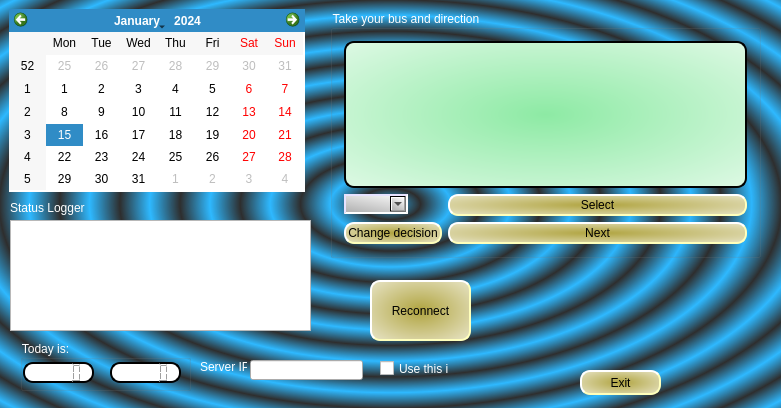
<?xml version="1.0" encoding="UTF-8"?>
<ui version="4.0">
 <class>MainWindow</class>
 <widget class="QMainWindow" name="MainWindow">
  <property name="geometry">
   <rect>
    <x>0</x>
    <y>0</y>
    <width>781</width>
    <height>408</height>
   </rect>
  </property>
  <property name="cursor">
   <cursorShape>ArrowCursor</cursorShape>
  </property>
  <property name="acceptDrops">
   <bool>false</bool>
  </property>
  <property name="windowTitle">
   <string>Bus seller</string>
  </property>
  <property name="windowIcon">
   <iconset>
    <normaloff>../build-IPZ_LABS-Desktop_Qt_5_4_2_MSVC2012_OpenGL_32bit-Debug/debug/icon.png</normaloff>../build-IPZ_LABS-Desktop_Qt_5_4_2_MSVC2012_OpenGL_32bit-Debug/debug/icon.png</iconset>
  </property>
  <property name="styleSheet">
   <string notr="true">QMainWindow#MainWindow{
background-color: qradialgradient(spread:repeat, cx:0.5, cy:0.5, radius:0.077, fx:0.5, fy:0.5, stop:0 rgba(0, 169, 255, 147), stop:0.497326 rgba(0, 0, 0, 147), stop:1 rgba(0, 169, 255, 147));
}

QGroupBox{
color: rgb(255, 255, 255);
}

QCheckBox{
color: rgb(255, 255, 255);
}

QLabel#label_2{
color: rgb(255, 255, 255);
}

QPushButton#selectButton{
	background-color: qradialgradient(spread:repeat, cx:0.5, cy:0.5, radius:1, fx:0.5, fy:0.5, stop:0 rgba(176, 164, 64, 255), stop:1 rgba(255, 255, 255, 255));
	border-width: 1.5px;
	border-style: outset;
    border-radius: 10px;
 	
	border-color: rgb(255, 255, 187);
	padding: 2px;
	font: 75 10pt &quot;MV Boli&quot;;
	color:rgb(0, 0, 0);
}
QPushButton#selectButton:pressed {
    
	background-color:qradialgradient(spread:repeat, cx:0.5, cy:0.5, radius:1.0, fx:0.5, fy:0.5, stop:0 rgba(64, 176, 77, 255), stop:1 rgba(255, 255, 255, 255));
border-style: inset
}

QPushButton#selectButton:hover {
    
	background-color:qradialgradient(spread:repeat, cx:0.5, cy:0.5, radius:1.0, fx:0.5, fy:0.5, stop:0 rgba(64, 176, 77, 255), stop:1 rgba(255, 255, 255, 255));
border-style: inset
}

QPushButton#selectButton:disabled {
    
	background-color:qradialgradient(spread:pad, cx:0.5, cy:0.5, radius:1, fx:0.5, fy:0.46, stop:0 rgba(37, 20, 21, 255), stop:1 rgba(255, 255, 255, 255));
	color: rgb(255, 255, 255);

}

QPushButton#reconnectButton{
	background-color: qradialgradient(spread:repeat, cx:0.5, cy:0.5, radius:1, fx:0.5, fy:0.5, stop:0 rgba(176, 164, 64, 255), stop:1 rgba(255, 255, 255, 255));
	border-width: 1.5px;
	border-style: outset;
    border-radius: 10px;
 	
	border-color: rgb(255, 255, 187);
	padding: 2px;
	font: 75 10pt &quot;MV Boli&quot;;
	color:rgb(0, 0, 0);
}
QPushButton#reconnectButton:pressed {
    
	background-color:qradialgradient(spread:repeat, cx:0.5, cy:0.5, radius:1.0, fx:0.5, fy:0.5, stop:0 rgba(64, 176, 77, 255), stop:1 rgba(255, 255, 255, 255));
border-style: inset
}

QPushButton#reconnectButton:hover {
    
	background-color:qradialgradient(spread:repeat, cx:0.5, cy:0.5, radius:1.0, fx:0.5, fy:0.5, stop:0 rgba(64, 176, 77, 255), stop:1 rgba(255, 255, 255, 255));
border-style: inset
}

QPushButton#reconnectButton:disabled {
    
	background-color:qradialgradient(spread:pad, cx:0.5, cy:0.5, radius:1, fx:0.5, fy:0.46, stop:0 rgba(37, 20, 21, 255), stop:1 rgba(255, 255, 255, 255));
	color: rgb(255, 255, 255);

}


QPushButton#nextButton{
	background-color: qradialgradient(spread:repeat, cx:0.5, cy:0.5, radius:1, fx:0.5, fy:0.5, stop:0 rgba(176, 164, 64, 255), stop:1 rgba(255, 255, 255, 255));
	border-width: 1.5px;
	border-style: outset;
    border-radius: 10px;
 	
	border-color: rgb(255, 255, 187);
	padding: 2px;
	font: 75 10pt &quot;MV Boli&quot;;
	color:rgb(0, 0, 0);
}
QPushButton#nextButton:pressed {
    
	background-color:qradialgradient(spread:repeat, cx:0.5, cy:0.5, radius:1.0, fx:0.5, fy:0.5, stop:0 rgba(64, 176, 77, 255), stop:1 rgba(255, 255, 255, 255));
border-style: inset
}

QPushButton#nextButton:hover {
    
	background-color:qradialgradient(spread:repeat, cx:0.5, cy:0.5, radius:1.0, fx:0.5, fy:0.5, stop:0 rgba(64, 176, 77, 255), stop:1 rgba(255, 255, 255, 255));
border-style: inset
}

QPushButton#nextButton:disabled {
    
	background-color:qradialgradient(spread:pad, cx:0.5, cy:0.5, radius:1, fx:0.5, fy:0.46, stop:0 rgba(37, 20, 21, 255), stop:1 rgba(255, 255, 255, 255));
	color: rgb(255, 255, 255);

}
QPushButton#changedecisionButtom{
	background-color: qradialgradient(spread:repeat, cx:0.5, cy:0.5, radius:1, fx:0.5, fy:0.5, stop:0 rgba(176, 164, 64, 255), stop:1 rgba(255, 255, 255, 255));
	border-width: 1.5px;
	border-style: outset;
    border-radius: 10px;
 	
	border-color: rgb(255, 255, 187);
	padding: 2px;
	font: 75 10pt &quot;MV Boli&quot;;
	color:rgb(0, 0, 0);
}
QPushButton#changedecisionButtom:pressed {
    
	background-color:qradialgradient(spread:repeat, cx:0.5, cy:0.5, radius:1.0, fx:0.5, fy:0.5, stop:0 rgba(64, 176, 77, 255), stop:1 rgba(255, 255, 255, 255));
border-style: inset
}

QPushButton#changedecisionButtom:hover {
    
	background-color:qradialgradient(spread:repeat, cx:0.5, cy:0.5, radius:1.0, fx:0.5, fy:0.5, stop:0 rgba(64, 176, 77, 255), stop:1 rgba(255, 255, 255, 255));
border-style: inset
}

QPushButton#changedecisionButtom:disabled {
    
	background-color:qradialgradient(spread:pad, cx:0.5, cy:0.5, radius:1, fx:0.5, fy:0.46, stop:0 rgba(37, 20, 21, 255), stop:1 rgba(255, 255, 255, 255));
	color: rgb(255, 255, 255);

}

QPushButton#exitButton{
	background-color: qradialgradient(spread:repeat, cx:0.5, cy:0.5, radius:1, fx:0.5, fy:0.5, stop:0 rgba(176, 164, 64, 255), stop:1 rgba(255, 255, 255, 255));
	border-width: 1.5px;
	border-style: outset;
    border-radius: 10px;
 	
	border-color: rgb(255, 255, 187);
	padding: 2px;
	font: 75 10pt &quot;MV Boli&quot;;
	color:rgb(0, 0, 0);
}
QPushButton#exitButton:pressed {
    
	background-color:qradialgradient(spread:repeat, cx:0.5, cy:0.5, radius:1.0, fx:0.5, fy:0.5, stop:0 rgba(64, 176, 77, 255), stop:1 rgba(255, 255, 255, 255));
border-style: inset
}

QPushButton#exitButton:hover {
    
	background-color:qradialgradient(spread:repeat, cx:0.5, cy:0.5, radius:1.0, fx:0.5, fy:0.5, stop:0 rgba(64, 176, 77, 255), stop:1 rgba(255, 255, 255, 255));
border-style: inset
}

QPushButton#exitButton:disabled {
    
	background-color:qradialgradient(spread:pad, cx:0.5, cy:0.5, radius:1, fx:0.5, fy:0.46, stop:0 rgba(37, 20, 21, 255), stop:1 rgba(255, 255, 255, 255));
	color: rgb(255, 255, 255);
}

QLCDNumber{
    background-color: rgb(255, 255, 255);
	border-color: rgb(0, 0, 0);
	color: rgb(0, 0, 0);
border-style: inset;
border-width: 2px;
border-radius: 10px;
}

QTableWidget#tableWidget{
background-color: qradialgradient(spread:pad, cx:0.5, cy:0.5, radius:1, fx:0.5, fy:0.5, stop:0 rgba(141, 234, 164, 255), stop:1 rgba(255, 255, 255, 255));
	border-color: rgb(0, 0, 0);
	border-style: outset; 
	border-width: 2px;
	border-radius: 10px;
	color: rgb(0, 0, 0);
	gridline-color: rgb(0, 0, 0);
	selection-background-color: qradialgradient(spread:pad, cx:0.5, cy:0.5, radius:1, fx:0.5, fy:0.5, stop:0 rgba(141, 144, 87, 255), stop:1 rgba(255, 255, 255, 255));
	selection-color: rgb(255, 255, 255);
}
QTableWidget#tableWidget:disabled {
    
	background-color:qradialgradient(spread:pad, cx:0.5, cy:0.5, radius:1, fx:0.5, fy:0.46, stop:0 rgba(37, 20, 21, 255), stop:1 rgba(255, 255, 255, 255));
	color: rgb(255, 255, 255);

}
QTableWidget QTableCornerButton::section 
{
border-style: outset; 
	border-radius: 5px;
border-width: 1px;
	background-color: qradialgradient(spread:pad, cx:0.5, cy:0.5, radius:1, fx:0.5, fy:0.5, stop:0 rgba(52, 102, 85, 255), stop:1 rgba(255, 255, 255, 255));

gridline-color: rgb(0,0, 0);
}

QHeaderView::section{
border-style: outset; 
	border-radius: 5px;
border-width: 1px;
padding-left: 4px;
background-color: qradialgradient(spread:pad, cx:0.5, cy:0.5, radius:1, fx:0.5, fy:0.5, stop:0 rgba(52, 102, 85, 255), stop:1 rgba(255, 255, 255, 255));
	gridline-color: rgb(0,0, 0);
}
QHeaderView{
padding: 1px;
background-color: qradialgradient(spread:pad, cx:0.5, cy:0.5, radius:1, fx:0.5, fy:0.5, stop:0 rgba(52, 102, 85, 255), stop:1 rgba(255, 255, 255, 255));
gridline-color: rgb(0,0, 0);
		border-color: rgb(0, 0, 0);
}

QComboBox#placeList{
border-style: inset;
border-width: 2px;
border-radius: 0;
border-color: rgb(230, 226, 255);
background-color: qlineargradient(spread:pad, x1:0.387, y1:1, x2:1, y2:0, stop:0 rgba(183, 183, 183, 255), stop:1 rgba(255, 255, 255, 255));
	selection-color: rgb(11, 11, 11);
selection-background-color: qlineargradient(spread:pad, x1:0.387, y1:1, x2:1, y2:0, stop:0 rgba(183, 183, 183, 255), stop:1 rgba(255, 255, 255, 255));
}

QLabel#label{
	color: rgb(255, 255, 255);
}
</string>
  </property>
  <widget class="QWidget" name="centralWidget">
   <widget class="QCalendarWidget" name="calendarWidget">
    <property name="geometry">
     <rect>
      <x>9</x>
      <y>9</y>
      <width>296</width>
      <height>183</height>
     </rect>
    </property>
   </widget>
   <widget class="QGroupBox" name="groupBox">
    <property name="geometry">
     <rect>
      <x>330</x>
      <y>10</y>
      <width>431</width>
      <height>248</height>
     </rect>
    </property>
    <property name="title">
     <string>Take your bus and direction</string>
    </property>
    <layout class="QFormLayout" name="formLayout">
     <item row="0" column="0" colspan="2">
      <widget class="QTableWidget" name="tableWidget">
       <property name="cursor" stdset="0">
        <cursorShape>OpenHandCursor</cursorShape>
       </property>
      </widget>
     </item>
     <item row="1" column="0">
      <widget class="QComboBox" name="placeList">
       <property name="cursor">
        <cursorShape>PointingHandCursor</cursorShape>
       </property>
      </widget>
     </item>
     <item row="1" column="1">
      <widget class="QPushButton" name="selectButton">
       <property name="cursor">
        <cursorShape>PointingHandCursor</cursorShape>
       </property>
       <property name="text">
        <string>Select</string>
       </property>
      </widget>
     </item>
     <item row="2" column="1">
      <widget class="QPushButton" name="nextButton">
       <property name="cursor">
        <cursorShape>PointingHandCursor</cursorShape>
       </property>
       <property name="text">
        <string>Next</string>
       </property>
      </widget>
     </item>
     <item row="2" column="0">
      <widget class="QPushButton" name="changedecisionButtom">
       <property name="cursor">
        <cursorShape>PointingHandCursor</cursorShape>
       </property>
       <property name="text">
        <string>Change decision</string>
       </property>
      </widget>
     </item>
    </layout>
   </widget>
   <widget class="QPushButton" name="exitButton">
    <property name="geometry">
     <rect>
      <x>580</x>
      <y>370</y>
      <width>81</width>
      <height>25</height>
     </rect>
    </property>
    <property name="cursor">
     <cursorShape>PointingHandCursor</cursorShape>
    </property>
    <property name="text">
     <string>Exit</string>
    </property>
   </widget>
   <widget class="QGroupBox" name="groupBox_2">
    <property name="geometry">
     <rect>
      <x>20</x>
      <y>340</y>
      <width>171</width>
      <height>51</height>
     </rect>
    </property>
    <property name="title">
     <string>Today is:</string>
    </property>
    <widget class="QLCDNumber" name="dateLCD">
     <property name="geometry">
      <rect>
       <x>3</x>
       <y>22</y>
       <width>71</width>
       <height>21</height>
      </rect>
     </property>
    </widget>
    <widget class="QLCDNumber" name="clockLcd">
     <property name="geometry">
      <rect>
       <x>90</x>
       <y>22</y>
       <width>71</width>
       <height>21</height>
      </rect>
     </property>
    </widget>
   </widget>
   <widget class="QTextBrowser" name="logBrowser">
    <property name="geometry">
     <rect>
      <x>10</x>
      <y>220</y>
      <width>301</width>
      <height>111</height>
     </rect>
    </property>
   </widget>
   <widget class="QLabel" name="label">
    <property name="geometry">
     <rect>
      <x>10</x>
      <y>200</y>
      <width>131</width>
      <height>16</height>
     </rect>
    </property>
    <property name="text">
     <string>Status Logger</string>
    </property>
   </widget>
   <widget class="QPushButton" name="reconnectButton">
    <property name="geometry">
     <rect>
      <x>370</x>
      <y>280</y>
      <width>101</width>
      <height>61</height>
     </rect>
    </property>
    <property name="text">
     <string>Reconnect</string>
    </property>
   </widget>
   <widget class="QCheckBox" name="ipBox">
    <property name="geometry">
     <rect>
      <x>380</x>
      <y>360</y>
      <width>70</width>
      <height>17</height>
     </rect>
    </property>
    <property name="text">
     <string>Use this ip</string>
    </property>
   </widget>
   <widget class="QLineEdit" name="ipEdit">
    <property name="geometry">
     <rect>
      <x>250</x>
      <y>360</y>
      <width>113</width>
      <height>20</height>
     </rect>
    </property>
   </widget>
   <widget class="QLabel" name="label_2">
    <property name="geometry">
     <rect>
      <x>200</x>
      <y>360</y>
      <width>47</width>
      <height>13</height>
     </rect>
    </property>
    <property name="text">
     <string>Server IP</string>
    </property>
   </widget>
  </widget>
 </widget>
 <layoutdefault spacing="6" margin="11"/>
 <tabstops>
  <tabstop>exitButton</tabstop>
  <tabstop>calendarWidget</tabstop>
 </tabstops>
 <resources/>
 <connections/>
</ui>
